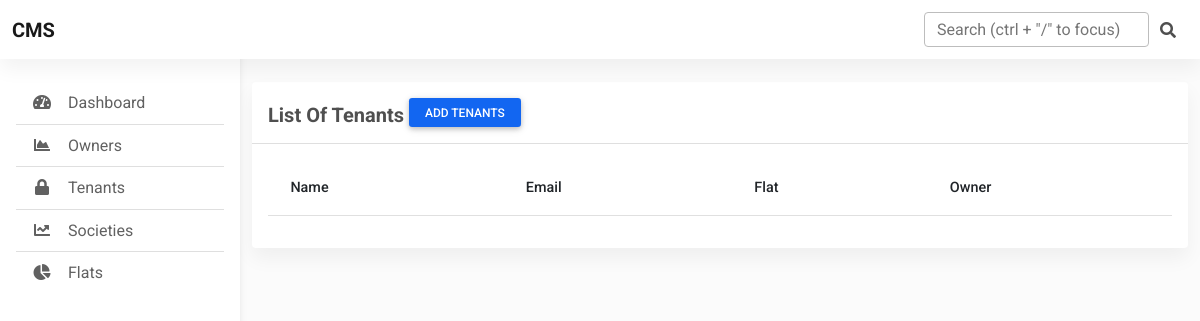
Page /dashboard/tenant/ on the earlier database version.
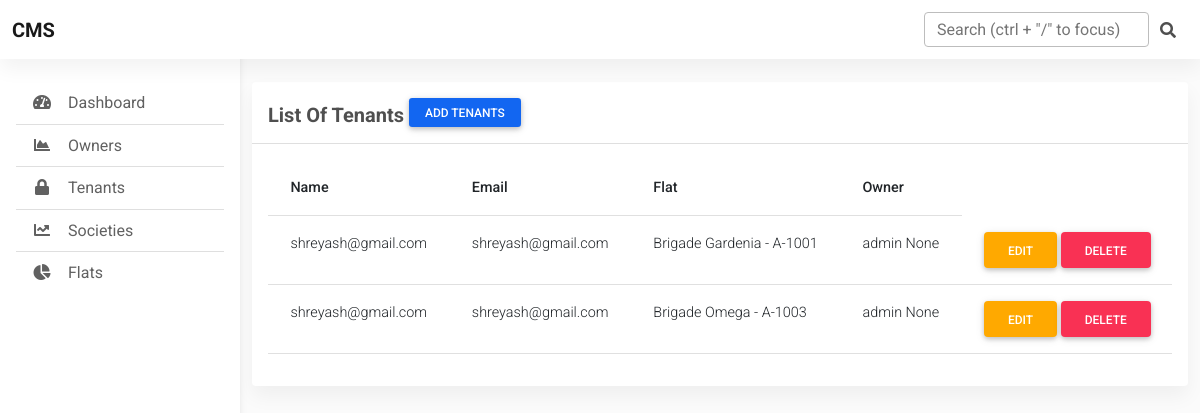
Same page on the later database version.
### accounts/models.py (models this page shows)
class Tenant(models.Model):
    user = models.ForeignKey(CustomUser, on_delete=models.CASCADE)
    owner = models.ForeignKey(Owner, on_delete=models.CASCADE)
    flat = models.ForeignKey(Flat, on_delete=models.CASCADE)
    created_at = models.DateTimeField(auto_now_add=True)
    updated_at = models.DateTimeField(auto_now=True)

class CustomUser(AbstractBaseUser, PermissionsMixin):
    first_name = models.CharField(max_length=20)
    last_name = models.CharField(max_length=20,  null=True, blank=True)
    email = models.EmailField(unique=True, primary_key=True)
    occupation = models.CharField(max_length=20, null=True, blank=True)
    phone = models.PositiveIntegerField(unique=True)
    aadhar = models.PositiveIntegerField(unique=True)
    is_admin = models.BooleanField(default=False)
    is_staff = models.BooleanField(default=False)
    is_active = models.BooleanField(default=True)
    created_at = models.DateTimeField(auto_now_add=True)
    updated_at = models.DateTimeField(auto_now=True)
    EMAIL_FIELD = 'email'
    USERNAME_FIELD = 'email'
    REQUIRED_FIELDS = []
    objects = CustomUserManager()
    @property
    def name(self):
        return f'{self.first_name} {self.last_name}'

class Owner(models.Model):
    flat = models.OneToOneField(Flat, on_delete=models.SET_NULL, null=True)
    user = models.ForeignKey(CustomUser, on_delete=models.CASCADE)
    address = models.CharField(max_length=50, null=True, blank=True)
    created_at = models.DateTimeField(auto_now_add=True)
    updated_at = models.DateTimeField(auto_now=True)
    def __str__(self):
        return self.user.name

### society/models.py (models this page shows, shortened)
class Flat(models.Model):
    society = models.ForeignKey(Society, on_delete=models.CASCADE)
    bhk = models.CharField(max_length=5, choices=BHK_CHOICES)
    number = models.PositiveIntegerField()
    floor_no = models.PositiveIntegerField()
    block = models.CharField(max_length=1)
    created_at = models.DateTimeField(auto_now_add=True)
    updated_at = models.DateTimeField(auto_now=True)
    def __str__(self):
        return f'{self.society.name} - {self.block}-{self.number}'

class Society(models.Model):
    name = models.CharField(max_length=20)
    location = models.CharField(max_length=20)
    image = models.ImageField(upload_to=society_image_upload_path, null=True, blank=True)
    owner_company = models.CharField(max_length=20, null=True , blank=True)
    secretary = models.ForeignKey('accounts.CustomUser', on_delete=models.SET_NULL, null=True, blank=True)
    created_at = models.DateTimeField(auto_now_add=True)
    updated_at = models.DateTimeField(auto_now=True)
    class Meta:
        verbose_name_plural = 'Societies'

### dashboard/views.py (the view)
# urls.py: path('tenant/', views.ListTenantView, name='tenants'),
def ListTenantView(request):
        tenants = Tenant.objects.all()
        context = {
            'tenants': tenants,
        }
        return render(request, 'dashboard/tenants.html', context)

### dashboard/templates/dashboard/tenants.html (shortened to what this page needs)
{% extends 'dashboard/base.html' %}
{% load static %}
{% block content %}
    <section class="mb-4">
        <div class="card">
          <div class="card-header text-left py-3">
            <h5 class="mb-0 text-left">
              <strong>List Of Tenants</strong>
              <a href="{% url 'add-tenant' %}" class="btn btn-primary btn-sm " role="button" aria-disabled="true">Add Tenants </a>
            </h5>
          </div>
          <div class="card-body">
            <div class="table-responsive">
              <table class="table table-hover text-nowrap">
                <thead>
                  <tr>
                    <th scope="col">Name</th>
                    <th scope="col">Email</th>
                    <th scope="col">Flat</th>
                    <th scope="col">Owner</th>
                  </tr>
                </thead>
                <tbody>
                    {% for tenant in tenants %}
                    <tr>
                      <td>{{tenant.user}}</td>
                      <td>{{tenant.user.email}}</td>
                      <td>{{tenant.flat}}</td>
                      <td>{{tenant.owner}}</td>
                      <td>
                          <a href="{% url 'edit-tenant' tenant.id %}" type="button" class="btn btn-warning">Edit</a>
                          <a href="{% url 'delete-tenant' tenant.id %}" type="button" class="btn btn-danger">Delete</a>
                      </td>
                    </tr>
                  {% endfor %}
                </tbody>
              </table>
            </div>
          </div>
        </div>
      </section>
{% endblock %}

Differences in the rows shown:
added Tenant: user "shreyash@gmail.com", user.email "shreyash@gmail.com", flat "Brigade Gardenia - A-1001", owner "admin None"
added Tenant: user "shreyash@gmail.com", user.email "shreyash@gmail.com", flat "Brigade Omega - A-1003", owner "admin None"
